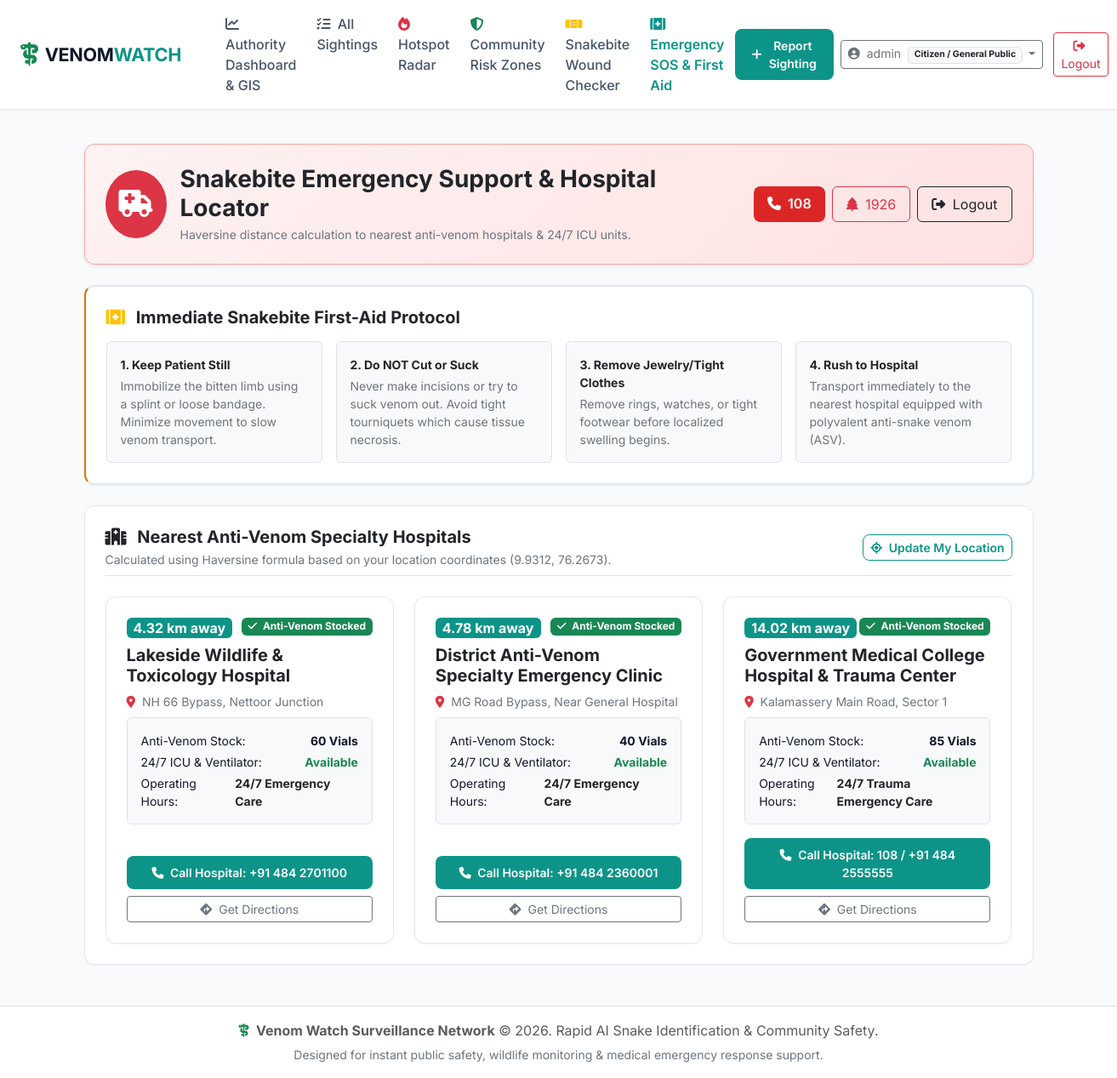
The app's page /emergency/ (signed in) with its own data.
### accounts/models.py (models this page shows, shortened)
class UserProfile(models.Model):
    ROLE_CITIZEN = 'citizen'
    ROLE_AUTHORITY = 'authority'
    ROLE_RESPONDER = 'responder'
    ROLE_CHOICES = [
        (ROLE_CITIZEN, 'Citizen / General Public'),
        (ROLE_AUTHORITY, 'Forest Officer / Wildlife Authority'),
        (ROLE_RESPONDER, 'Medical / Emergency Responder'),
    ]
    user = models.OneToOneField(User, on_delete=models.CASCADE, related_name='profile')
    role = models.CharField(max_length=20, choices=ROLE_CHOICES, default=ROLE_CITIZEN)
    phone_number = models.CharField(max_length=20, blank=True, null=True)
    organization = models.CharField(max_length=100, blank=True, null=True, help_text="Department, Hospital, or Agency")
    assigned_region = models.CharField(max_length=100, blank=True, null=True, help_text="Operational District/Region")
    @property
    def is_authority(self):
        return self.role == self.ROLE_AUTHORITY or self.user.is_superuser

### emergency/models.py (models this page shows, shortened)
class Hospital(models.Model):
    name = models.CharField(max_length=200)
    phone_number = models.CharField(max_length=50, help_text="Emergency Contact / Hotline")
    address = models.CharField(max_length=255)
    latitude = models.FloatField()
    longitude = models.FloatField()
    anti_venom_available = models.BooleanField(default=True)
    anti_venom_stock_vials = models.IntegerField(default=50, help_text="Vials in stock")
    has_icu = models.BooleanField(default=True, help_text="24/7 ICU & Ventilator availability")
    operating_hours = models.CharField(max_length=100, default="24/7 Emergency Care")
    def distance_from(self, user_lat, user_lng):
        R = 6371.0  # Earth's radius in kilometers
        dlat = math.radians(self.latitude - user_lat)
        dlng = math.radians(self.longitude - user_lng)
        a = (math.sin(dlat / 2) ** 2 +
             math.cos(math.radians(user_lat)) * math.cos(math.radians(self.latitude)) * math.sin(dlng / 2) ** 2)
        c = 2 * math.atan2(math.sqrt(a), math.sqrt(1 - a))
        return round(R * c, 2)

### emergency/views.py (the view)
# urls.py: path('', views.assistance_view, name='assistance'),
def assistance_view(request):
    if Hospital.objects.count() == 0:
        for h in DEFAULT_HOSPITALS:
            Hospital.objects.create(**h)
    user_lat = float(request.GET.get('lat', 9.9312))
    user_lng = float(request.GET.get('lng', 76.2673))
    hospitals = list(Hospital.objects.all())
    for h in hospitals:
        h.distance_km = h.distance_from(user_lat, user_lng)
    hospitals.sort(key=lambda x: x.distance_km)
    return render(request, 'emergency/assistance.html', {
        'hospitals': hospitals,
        'user_lat': user_lat,
        'user_lng': user_lng
    })

### templates/emergency/assistance.html (shortened to what this page needs)
{% extends 'base.html' %}
{% block content %}
<div class="container py-4">
    <div class="emergency-banner p-4 mb-4 shadow-sm">
        <div class="d-flex flex-column flex-md-row align-items-md-center justify-content-between gap-3">
            <div class="d-flex align-items-center gap-3">
                <div class="bg-danger text-white p-3 rounded-circle fs-2">
                    <i class="fa-solid fa-truck-medical"></i>
                </div>
                <div>
                    <h3 class="fw-bold text-dark mb-1">Snakebite Emergency Support & Hospital Locator</h3>
                    <p class="text-secondary mb-0 small">Haversine distance calculation to nearest anti-venom hospitals & 24/7 ICU units.</p>
                </div>
            </div>
            <div class="d-flex gap-2">
                <a href="tel:108" class="btn btn-danger-venom py-2 px-3 text-nowrap fs-6">
                    <i class="fa-solid fa-phone me-1"></i> 108
                </a>
                <a href="tel:1926" class="btn btn-outline-danger py-2 px-3 text-nowrap">
                    <i class="fa-solid fa-tree me-1"></i> 1926
                </a>
                {% if user.is_authenticated %}
                    <form method="post" action="{% url 'accounts:logout' %}" class="d-inline">
                        <button type="submit" class="btn btn-outline-dark py-2 px-3 text-nowrap">
                            <i class="fa-solid fa-right-from-bracket me-1"></i> Logout
                        </button>
                    </form>
                {% endif %}
            </div>
        </div>
    </div>
    <div class="card-clean p-4 mb-4 border-2 card-warning-clean">
        <h5 class="fw-bold text-dark mb-3"><i class="fa-solid fa-kit-medical text-warning me-2"></i> Immediate Snakebite First-Aid Protocol</h5>
        <div class="row g-3 text-secondary small">
            <div class="col-md-3">
                <div class="p-3 bg-light rounded border h-100">
                    <strong class="text-dark d-block mb-1">1. Keep Patient Still</strong>
                    Immobilize the bitten limb using a splint or loose bandage. Minimize movement to slow venom transport.
                </div>
            </div>
            <div class="col-md-3">
                <div class="p-3 bg-light rounded border h-100">
                    <strong class="text-dark d-block mb-1">2. Do NOT Cut or Suck</strong>
                    Never make incisions or try to suck venom out. Avoid tight tourniquets which cause tissue necrosis.
                </div>
            </div>
            <div class="col-md-3">
                <div class="p-3 bg-light rounded border h-100">
                    <strong class="text-dark d-block mb-1">3. Remove Jewelry/Tight Clothes</strong>
                    Remove rings, watches, or tight footwear before localized swelling begins.
                </div>
            </div>
            <div class="col-md-3">
                <div class="p-3 bg-light rounded border h-100">
                    <strong class="text-dark d-block mb-1">4. Rush to Hospital</strong>
                    Transport immediately to the nearest hospital equipped with polyvalent anti-snake venom (ASV).
                </div>
            </div>
        </div>
    </div>
    <div class="card-clean p-4">
        <div class="d-flex flex-column flex-md-row align-items-md-center justify-content-between gap-3 mb-4 pb-2 border-bottom">
            <div>
                <h5 class="fw-bold text-dark mb-1"><i class="fa-solid fa-hospital text-teal me-2"></i> Nearest Anti-Venom Specialty Hospitals</h5>
                <p class="text-secondary small mb-0">Calculated using Haversine formula based on your location coordinates ({{ user_lat|floatformat:4 }}, {{ user_lng|floatformat:4 }}).</p>
            </div>
            <button type="button" id="btnUpdateLocation" class="btn btn-outline-teal btn-sm">
                <i class="fa-solid fa-location-crosshairs me-1"></i> Update My Location
            </button>
        </div>
        <div class="row g-4">
            {% for h in hospitals %}
                <div class="col-md-4">
                    <div class="card-clean p-4 h-100 d-flex flex-column justify-content-between">
                        <div>
                            <div class="d-flex justify-content-between align-items-start mb-2">
                                <span class="badge bg-teal text-white px-2 py-1 fs-6" style="background-color: var(--primary-teal);">
                                    {{ h.distance_km }} km away
                                </span>
                                {% if h.anti_venom_available %}
                                    <span class="badge bg-success"><i class="fa-solid fa-check me-1"></i> Anti-Venom Stocked</span>
                                {% else %}
                                    <span class="badge bg-danger">Out of Stock</span>
                                {% endif %}
                            </div>
                            <h5 class="fw-bold text-dark mb-2">{{ h.name }}</h5>
                            <p class="text-secondary small mb-2"><i class="fa-solid fa-location-dot text-danger me-1"></i> {{ h.address }}</p>
                            <div class="p-3 bg-light rounded border mb-3 small">
                                <div class="d-flex justify-content-between mb-1">
                                    <span>Anti-Venom Stock:</span>
                                    <strong class="text-teal">{{ h.anti_venom_stock_vials }} Vials</strong>
                                </div>
                                <div class="d-flex justify-content-between mb-1">
                                    <span>24/7 ICU & Ventilator:</span>
                                    <strong>{% if h.has_icu %}<span class="text-success">Available</span>{% else %}<span class="text-muted">Limited</span>{% endif %}</strong>
                                </div>
                                <div class="d-flex justify-content-between">
                                    <span>Operating Hours:</span>
                                    <strong class="text-dark">{{ h.operating_hours }}</strong>
                                </div>
                            </div>
                        </div>
                        <div>
                            <a href="tel:{{ h.phone_number }}" class="btn btn-teal w-100 btn-sm mb-2">
                                <i class="fa-solid fa-phone me-1"></i> Call Hospital: {{ h.phone_number }}
                            </a>
                            <a href="https://www.google.com/maps/dir/?api=1&destination={{ h.latitude }},{{ h.longitude }}" target="_blank" class="btn btn-outline-secondary w-100 btn-sm">
                                <i class="fa-solid fa-directions me-1"></i> Get Directions
                            </a>
                        </div>
                    </div>
                </div>
            {% empty %}
                <div class="col-12 text-center py-5 text-muted">
                    <i class="fa-solid fa-hospital fs-1 text-secondary mb-2 d-block"></i>
                    No hospital records found in system.
                </div>
            {% endfor %}
        </div>
    </div>
</div>
{% endblock %}

### templates/base.html (shortened to what this page needs)
{% load static %}
<!DOCTYPE html>
<html lang="en">
<head>
    <link href="https://cdn.jsdelivr.net/npm/bootstrap@5.3.2/dist/css/bootstrap.min.css" rel="stylesheet">
    <link rel="stylesheet" href="https://cdnjs.cloudflare.com/ajax/libs/font-awesome/6.4.2/css/all.min.css">
    <link rel="stylesheet" href="https://unpkg.com/leaflet@1.9.4/dist/leaflet.css" />
    <link rel="stylesheet" href="{% static 'css/style.css' %}">
</head>
<body>
    <nav class="navbar navbar-expand-lg navbar-venom sticky-top">
        <div class="container-fluid px-4">
            <a class="navbar-brand d-flex align-items-center gap-2" href="{% if user.is_authenticated and user.profile.is_authority %}{% url 'dashboard:home' %}{% else %}{% url 'reports:list' %}{% endif %}">
                <i class="fa-solid fa-staff-snake text-success fs-3"></i>
                <span class="fw-bold">VENOM<span class="text-teal" style="color: var(--primary-teal);">WATCH</span></span>
            </a>
            <div class="collapse navbar-collapse" id="venomNavbar">
                <ul class="navbar-nav me-auto mb-2 mb-lg-0 ms-lg-4">
                    {% if user.is_authenticated and user.profile.is_authority %}
                        <li class="nav-item">
                            <a class="nav-link {% if request.resolver_match.app_name == 'dashboard' %}active{% endif %}" href="{% url 'dashboard:home' %}">
                                <i class="fa-solid fa-chart-line me-1 text-teal"></i> Authority Dashboard & GIS
                            </a>
                        </li>
                        <li class="nav-item">
                            <a class="nav-link {% if request.resolver_match.app_name == 'reports' and request.resolver_match.url_name == 'list' %}active{% endif %}" href="{% url 'reports:list' %}">
                                <i class="fa-solid fa-list-check me-1"></i> All Sightings
                            </a>
                        </li>
                        <li class="nav-item">
                            <a class="nav-link {% if request.resolver_match.app_name == 'hotspots' %}active{% endif %}" href="{% url 'hotspots:view' %}">
                                <i class="fa-solid fa-fire text-danger me-1"></i> Hotspot Radar
                            </a>
                        </li>
                    {% endif %}
                    <li class="nav-item">
                        <a class="nav-link {% if request.resolver_match.app_name == 'reports' and request.resolver_match.url_name == 'risk_zones' %}active{% endif %}" href="{% url 'reports:risk_zones' %}">
                            <i class="fa-solid fa-shield-halved text-success me-1"></i> Community Risk Zones
                        </a>
                    </li>
                    <li class="nav-item">
                        <a class="nav-link {% if request.resolver_match.app_name == 'ai' and request.resolver_match.url_name == 'wound_check' %}active{% endif %}" href="{% url 'ai:wound_check' %}">
                            <i class="fa-solid fa-bandage me-1 text-warning"></i> Snakebite Wound Checker
                        </a>
                    </li>
                    <li class="nav-item">
                        <a class="nav-link fw-semibold text-danger {% if request.resolver_match.app_name == 'emergency' %}active{% endif %}" href="{% url 'emergency:assistance' %}">
                            <i class="fa-solid fa-kit-medical me-1"></i> Emergency SOS & First Aid
                        </a>
                    </li>
                </ul>
                <div class="d-flex align-items-center gap-2">
                    <a href="{% url 'reports:create' %}" class="btn btn-teal btn-sm d-flex align-items-center gap-2">
                        <i class="fa-solid fa-plus"></i> Report Sighting
                    </a>
                    {% if user.is_authenticated %}
                        <div class="dropdown">
                            <button class="btn btn-outline-secondary btn-sm dropdown-toggle" type="button" data-bs-toggle="dropdown">
                                <i class="fa-solid fa-circle-user me-1 text-teal"></i> {{ user.username }}
                                {% if user.profile.role %}
                                    <span class="badge bg-light text-dark border ms-1">{{ user.profile.get_role_display }}</span>
                                {% endif %}
                            </button>
                        </div>
                        <form method="post" action="{% url 'accounts:logout' %}" class="d-inline ms-1">
                            <button type="submit" class="btn btn-outline-danger btn-sm" title="Logout of session">
                                <i class="fa-solid fa-right-from-bracket me-1"></i> Logout
                            </button>
                        </form>
                    {% else %}
                        <a href="{% url 'accounts:login' %}" class="btn btn-outline-teal btn-sm">Login</a>
                        <a href="{% url 'accounts:register' %}" class="btn btn-teal btn-sm">Register</a>
                    {% endif %}
                </div>
            </div>
        </div>
    </nav>
    <main class="flex-grow-1">
        {% block content %}{% endblock %}
    </main>
    <footer class="py-3 mt-4 text-center text-muted fs-6 border-top">
        <div class="container">
            <p class="mb-1">
                <i class="fa-solid fa-staff-snake text-success me-1"></i>
                <strong>Venom Watch Surveillance Network</strong> &copy; 2026. Rapid AI Snake Identification & Community Safety.
            </p>
            <small class="text-secondary">Designed for instant public safety, wildlife monitoring & medical emergency response support.</small>
        </div>
    </footer>
</body>
</html>

### records on screen
Hospital: distance_km "4.32", anti_venom_available True (drawn), name "Lakeside Wildlife & Toxicology Hospital", address "NH 66 Bypass, Nettoor Junction", anti_venom_stock_vials "60", has_icu "Available", operating_hours "24/7 Emergency Care", phone_number "+91 484 2701100"
Hospital: distance_km "4.78", anti_venom_available True (drawn), name "District Anti-Venom Specialty Emergency Clinic", address "MG Road Bypass, Near General Hospital", anti_venom_stock_vials "40", has_icu "Available", operating_hours "24/7 Emergency Care", phone_number "+91 484 2360001"
Hospital: distance_km "14.02", anti_venom_available True (drawn), name "Government Medical College Hospital & Trauma Center", address "Kalamassery Main Road, Sector 1", anti_venom_stock_vials "85", has_icu "Available", operating_hours "24/7 Trauma Emergency Care", phone_number "108 / +91 484 2555555"

### other values on screen
{{ user.username }} "admin"
{{ user.profile.get_role_display }} "Citizen / General Public"
{{ user_lat|floatformat:4 }} "9.9312"
{{ user_lng|floatformat:4 }} "76.2673"
